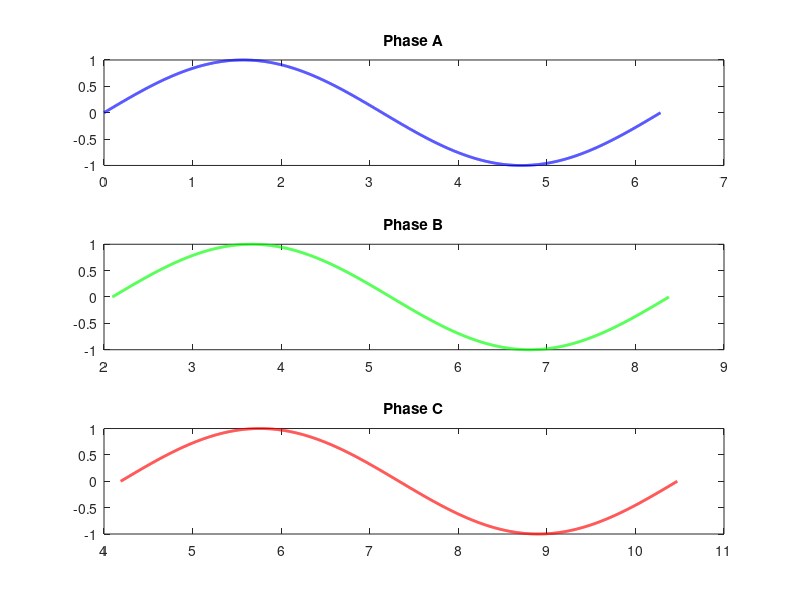

Reproduce this figure in MATLAB.


x = 0:0.001:2*pi;
y = sin(x);

%Plotting Phase A
subplot(3,1,1)
plot(x,y, 'b', 'Linewidth', 2)
title('Phase A')

%Plotting Phase B
subplot(3,1,2)
plot(x + 2*pi/3,y, 'g', 'Linewidth', 2)
title('Phase B')

%Plotting Phase C
subplot(3,1,3)
plot(x + 4*pi/3,y, 'r', 'Linewidth', 2)
title('Phase C')